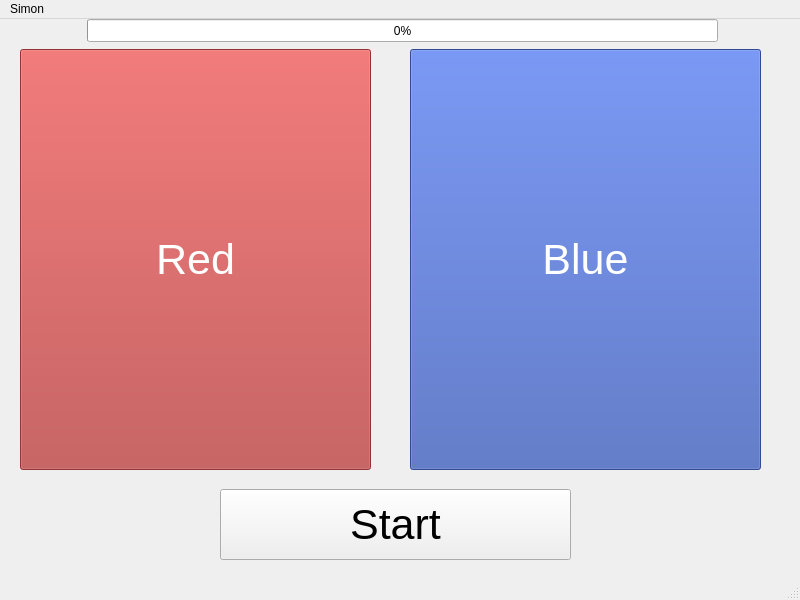
<?xml version="1.0" encoding="UTF-8"?>
<ui version="4.0">
 <class>MainWindow</class>
 <widget class="QMainWindow" name="MainWindow">
  <property name="geometry">
   <rect>
    <x>0</x>
    <y>0</y>
    <width>800</width>
    <height>600</height>
   </rect>
  </property>
  <property name="windowTitle">
   <string>MainWindow</string>
  </property>
  <widget class="QWidget" name="centralwidget">
   <widget class="QPushButton" name="startButton">
    <property name="enabled">
     <bool>true</bool>
    </property>
    <property name="geometry">
     <rect>
      <x>220</x>
      <y>470</y>
      <width>351</width>
      <height>71</height>
     </rect>
    </property>
    <property name="font">
     <font>
      <pointsize>32</pointsize>
     </font>
    </property>
    <property name="text">
     <string>Start</string>
    </property>
   </widget>
   <widget class="QPushButton" name="redButton">
    <property name="enabled">
     <bool>false</bool>
    </property>
    <property name="geometry">
     <rect>
      <x>20</x>
      <y>30</y>
      <width>351</width>
      <height>421</height>
     </rect>
    </property>
    <property name="font">
     <font>
      <pointsize>32</pointsize>
     </font>
    </property>
    <property name="autoFillBackground">
     <bool>false</bool>
    </property>
    <property name="styleSheet">
     <string notr="true">QPushButton {
	background-color: rgb(180,62,62);
	color: white;
}</string>
    </property>
    <property name="text">
     <string>Red</string>
    </property>
   </widget>
   <widget class="QPushButton" name="blueButton">
    <property name="enabled">
     <bool>false</bool>
    </property>
    <property name="geometry">
     <rect>
      <x>410</x>
      <y>30</y>
      <width>351</width>
      <height>421</height>
     </rect>
    </property>
    <property name="font">
     <font>
      <pointsize>32</pointsize>
     </font>
    </property>
    <property name="autoFillBackground">
     <bool>false</bool>
    </property>
    <property name="styleSheet">
     <string notr="true">QPushButton {
	background-color: rgb(60, 90, 180);
	color: white;
}</string>
    </property>
    <property name="text">
     <string>Blue</string>
    </property>
   </widget>
   <widget class="QProgressBar" name="progressBar">
    <property name="geometry">
     <rect>
      <x>87</x>
      <y>0</y>
      <width>631</width>
      <height>23</height>
     </rect>
    </property>
    <property name="value">
     <number>0</number>
    </property>
   </widget>
  </widget>
  <widget class="QMenuBar" name="menubar">
   <property name="geometry">
    <rect>
     <x>0</x>
     <y>0</y>
     <width>800</width>
     <height>22</height>
    </rect>
   </property>
   <widget class="QMenu" name="menuSimon">
    <property name="title">
     <string>Simon</string>
    </property>
   </widget>
   <addaction name="menuSimon"/>
  </widget>
  <widget class="QStatusBar" name="statusbar"/>
 </widget>
 <resources/>
 <connections/>
</ui>
